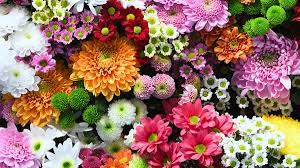
#> input picture SecondLab/flori.jpeg, 300 x 168 px, found by its file name
$ python binarizareAdaptiva.py
#> lines starting #> are read from the running program, lines starting #| are printed output that depends on the picture; after the words box and inside, x2 and y2 are one past the last pixel; in counts of white or black regions, pixels touching at a corner belong together

import cv2
import numpy as np
path =r'C:\Users\nicuuu\PycharmProjects\pythonProject\image-refactoring\SecondLab\flori.jpeg'
image1 = cv2.imread(path)
#> image1 is the input picture: shape (168, 300, 3); mean B, G, R 101.2, 113.9, 153
# transformarea imaginii în grayscale
img = cv2.cvtColor(image1, cv2.COLOR_BGR2GRAY)
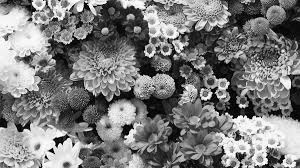
#> img: shape (168, 300); min 0, max 255, mean 124.1
# aplicarea diferitelor metode de prag
thresh1 = cv2.adaptiveThreshold(img, 255, cv2.ADAPTIVE_THRESH_MEAN_C, cv2.THRESH_BINARY, 199, 5)
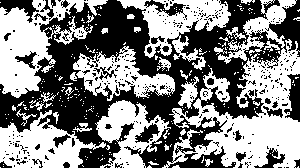
#> thresh1: shape (168, 300); 51.6% white; 370 black regions (336 under 20 px), largest, box (x1, y1, x2, y2) and area: (0, 0, 300, 168) 20427, (284, 74, 300, 122) 462, (0, 0, 39, 23) 387
thresh2 = cv2.adaptiveThreshold(img, 255, cv2.ADAPTIVE_THRESH_GAUSSIAN_C, cv2.THRESH_BINARY, 199, 5)
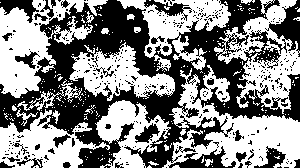
#> thresh2: shape (168, 300); 53% white; 375 black regions (340 under 20 px), largest, box (x1, y1, x2, y2) and area: (0, 0, 300, 168) 19483, (168, 146, 236, 168) 552, (0, 0, 39, 23) 405
# output images
cv2.imshow('Media adaptivă', thresh1)
cv2.imshow('Gaussian adaptiv', thresh2)
# Distribuie orice utilizare a memoriei asociate
if cv2.waitKey(0) & 0xff == 27:
#> (key Esc is pressed here)
    cv2.destroyAllWindows()
